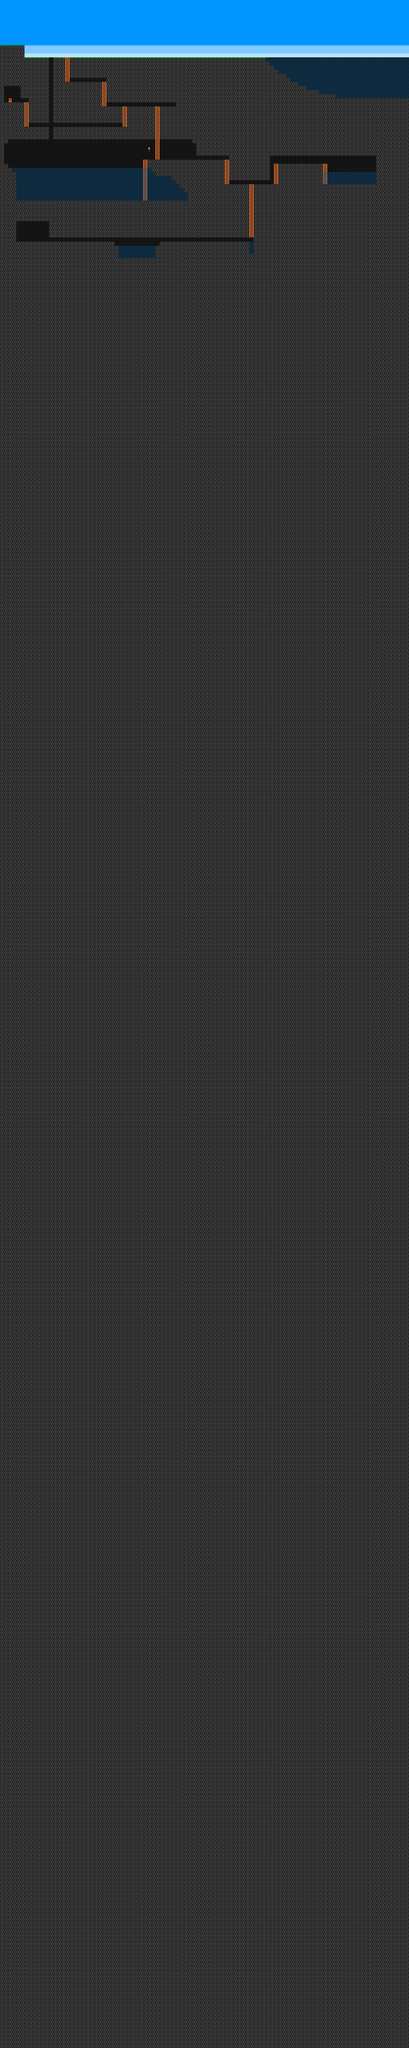

A level layout from a 2D game, rendered from its tile map. Below: a short description, then the map file with tile-grid data replaced by summaries:
An orthogonal 100x500 tile map with 16x16 px tiles, 3 tile layers (Background, Foreground, Water) and 2 objects (2x Bottle).

<map version="1.0" orientation="orthogonal" width="100" height="500" tilewidth="16" tileheight="16">
 <tileset firstgid="1" name="Default" tilewidth="16" tileheight="16">
  <image source="../textures/tilesets/default.png" width="128" height="128" />
 </tileset>
 <layer name="Background" width="100" height="500">
  <data>[50000 cells, 50000 non-empty, 8 distinct tile ids]</data>
 </layer>
 <layer name="Foreground" width="100" height="500">
  <data>[50000 cells, 77 non-empty, 3 distinct tile ids]</data>
 </layer>
 <objectgroup name="Messages" width="100" height="500">
  <object name="Bottle1" type="Bottle" gid="36" x="1104" y="216">
   <properties>
    <property name="Message" value="Oh noes! You need lungs!" />
   </properties>
  </object>
  <object name="Bottle2" type="Bottle" gid="36" x="336" y="656">
   <properties>
    <property name="Message" value="Ladders are helpful." />
   </properties>
  </object>
 </objectgroup>
 <layer name="Water" width="100" height="500" opacity="0.32">
  <data>[50000 cells, 711 non-empty, 3 distinct tile ids]</data>
 </layer>
</map>